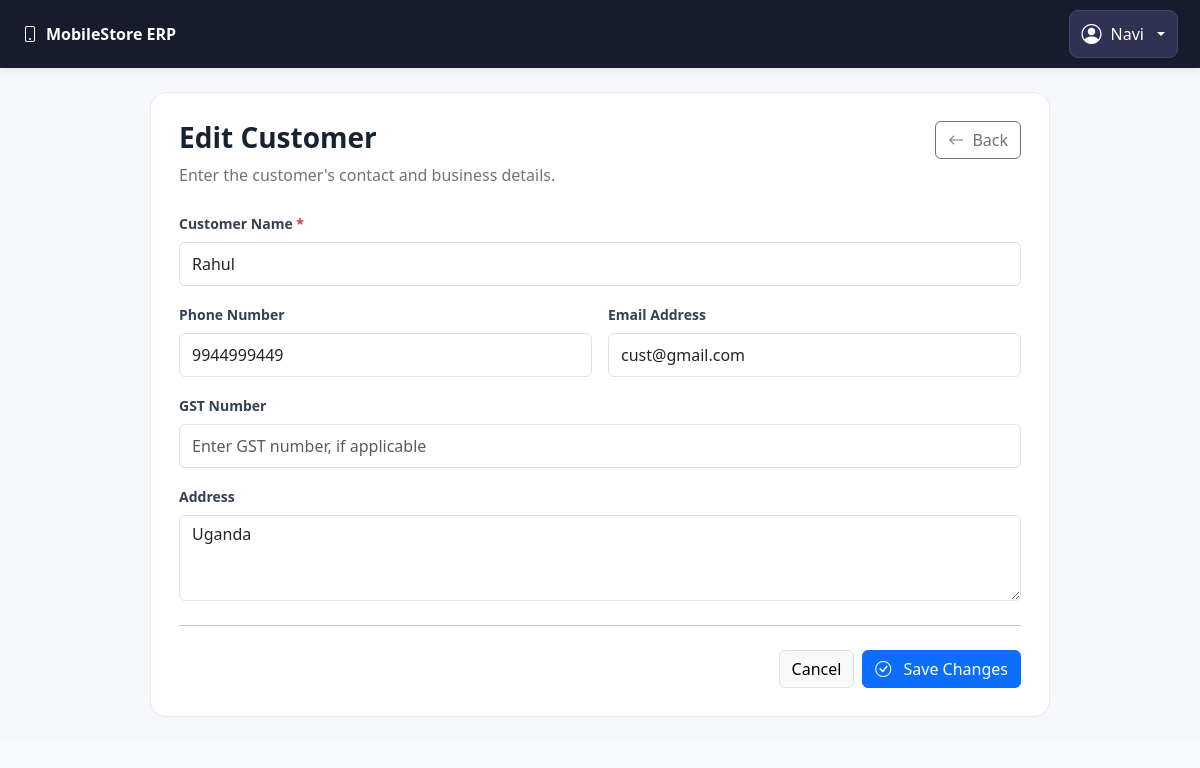
Screenshot of /customers/4/edit (signed in) with the database file from the repository.
### models.py (models this page shows, shortened)
class TimestampMixin:
    created_at = db.Column(db.DateTime(timezone=True), default=utc_now, nullable=False)
    updated_at = db.Column(
        db.DateTime(timezone=True), default=utc_now, onupdate=utc_now, nullable=False
    )

class User(UserMixin, TimestampMixin, db.Model):
    __tablename__ = "users"
    id = db.Column(db.Integer, primary_key=True)
    username = db.Column(db.String(80), unique=True, nullable=False, index=True)
    full_name = db.Column(db.String(150), nullable=False)
    password_hash = db.Column(db.String(255), nullable=False)
    role = db.Column(db.String(20), nullable=False, default="cashier")
    is_active = db.Column(db.Boolean, default=True, nullable=False)

class Customer(TimestampMixin, db.Model):
    __tablename__ = "customers"
    id = db.Column(db.Integer, primary_key=True)
    customer_code = db.Column(
        db.String(20),
        unique=True,
        nullable=True,
        index=True
    )
    name = db.Column(db.String(150), nullable=False, index=True)
    phone = db.Column(db.String(20), index=True)
    email = db.Column(db.String(150))
    address = db.Column(db.Text)
    gst_number = db.Column(db.String(30))

### app.py (the view, shortened to what this page needs)
    @app.route(
        "/customers/<int:customer_id>/edit",
        methods=["GET", "POST"],
    )
    @login_required
    def customer_edit(customer_id):
        customer = db.session.get(Customer, customer_id)
        if customer is None:
            flash("Customer not found.", "danger")
            return redirect(url_for("customers_list"))
        return render_template("customers/form.html", customer=customer)

### templates/Customers/Form.html (shortened to what this page needs)
{% extends "base.html" %}
{% block content %}
<div class="customer-form-page">
    <div class="customer-form-card">
        <div class="d-flex justify-content-between align-items-start
                    gap-3 mb-4">
            <div>
                <h2 class="h3 mb-2">
                    {{ 'Edit Customer' if customer else 'Add Customer' }}
                </h2>
                <p class="text-secondary mb-0">
                    Enter the customer's contact and business details.
                </p>
            </div>
            <a href="{{ url_for('customers_list') }}"
               class="btn btn-outline-secondary">
                <i class="bi bi-arrow-left me-1"></i> Back
            </a>
        </div>
        <form method="POST"
              action="{% if customer %}
                        {{ url_for('customer_edit', customer_id=customer.id) }}
                      {% else %}
                        {{ url_for('customer_create') }}
                      {% endif %}">
            <div class="row g-3">
                <div class="col-12">
                    <label for="name" class="form-label">
                        Customer Name <span class="text-danger">*</span>
                    </label>
                    <input type="text"
                           class="form-control"
                           id="name"
                           name="name"
                           maxlength="150"
                           required
                           value="{{ customer.name if customer else '' }}"
                           placeholder="Enter full name">
                </div>
                <div class="col-md-6">
                    <label for="phone" class="form-label">
                        Phone Number
                    </label>
                    <input type="tel"
                           class="form-control"
                           id="phone"
                           name="phone"
                           maxlength="30"
                           value="{{ customer.phone if customer and customer.phone else '' }}"
                           placeholder="Enter phone number">
                </div>
                <div class="col-md-6">
                    <label for="email" class="form-label">
                        Email Address
                    </label>
                    <input type="email"
                           class="form-control"
                           id="email"
                           name="email"
                           maxlength="254"
                           value="{{ customer.email if customer and customer.email else '' }}"
                           placeholder="customer@example.com">
                </div>
                <div class="col-12">
                    <label for="gst_number" class="form-label">
                        GST Number
                    </label>
                    <input type="text"
                           class="form-control"
                           id="gst_number"
                           name="gst_number"
                           maxlength="30"
                           value="{{ customer.gst_number if customer and customer.gst_number else '' }}"
                           placeholder="Enter GST number, if applicable">
                </div>
                <div class="col-12">
                    <label for="address" class="form-label">
                        Address
                    </label>
                    <textarea class="form-control"
                              id="address"
                              name="address"
                              rows="3"
                              maxlength="1000"
                              placeholder="Enter customer address">{{ customer.address if customer and customer.address else '' }}</textarea>
                </div>
            </div>
            <hr class="my-4">
            <div class="d-flex justify-content-end gap-2 flex-wrap">
                <a href="{{ url_for('customers_list') }}"
                   class="btn btn-light border">
                    Cancel
                </a>
                <button type="submit" class="btn btn-primary">
                    <i class="bi bi-check-circle me-2"></i>
                    {{ 'Save Changes' if customer else 'Create Customer' }}
                </button>
            </div>
        </form>
    </div>
</div>
{% endblock %}

### templates/base.html (shortened to what this page needs)
<!DOCTYPE html>
<html lang="en">
<head>
    <link
        href="https://cdn.jsdelivr.net/npm/bootstrap@5.3.3/dist/css/bootstrap.min.css"
        rel="stylesheet">
    <link
        href="https://cdn.jsdelivr.net/npm/bootstrap-icons@1.11.3/font/bootstrap-icons.min.css"
        rel="stylesheet">
</head>
<body class="bg-light">
    {% if current_user.is_authenticated %}
    <nav class="navbar app-navbar">
        <div class="container-fluid px-0">
            <a class="app-brand" href="{{ url_for('dashboard_page') }}">
                <i class="bi bi-phone me-2"></i>MobileStore ERP
            </a>
            <div class="dropdown">
                <button
                    class="btn account-button dropdown-toggle"
                    type="button"
                    id="accountDropdown"
                    data-bs-toggle="dropdown"
                    aria-expanded="false">
                    <i class="bi bi-person-circle fs-5"></i>
                    <span class="account-name">
                        {{ current_user.full_name or current_user.username }}
                    </span>
                </button>
            </div>
        </div>
    </nav>
    {% endif %}
    {% block content %}{% endblock %}
</body>
</html>

### templates/base.html (style rules this page uses)
.app-navbar { background: #171b2d; padding: 10px 22px; box-shadow: 0 2px 10px rgba(0, 0, 0, .08); }
.app-brand { color: #fff; font-weight: 750; text-decoration: none; }
.account-button { display: inline-flex; align-items: center; gap: 9px; padding: 8px 12px; color: #fff; background: #303253; border: 1px solid #454969; border-radius: 9px; }

### templates/Customers/Form.html (style rules this page uses)
.customer-form-page { background: #f5f7fb; padding: 24px; min-height: 80vh; }
.customer-form-card { max-width: 900px; margin: 0 auto; background: #fff; border: 1px solid #e7eaf0; border-radius: 16px; padding: 28px; }
.customer-form-card h2 { font-weight: 700; color: #182230; }
.customer-form-card .form-label { font-weight: 600; font-size: 14px; color: #344054; }
.customer-form-card .form-control { min-height: 44px; }

### rows the page displays
User: full_name "Navi"
Customer: name "Rahul", phone "9944999449", email "cust@gmail.com", address "Uganda"

### other values shown
{{ 'Edit Customer' if customer else 'Add Customer' }} "Edit Customer"
{{ 'Save Changes' if customer else 'Create Customer' }} "Save Changes"
